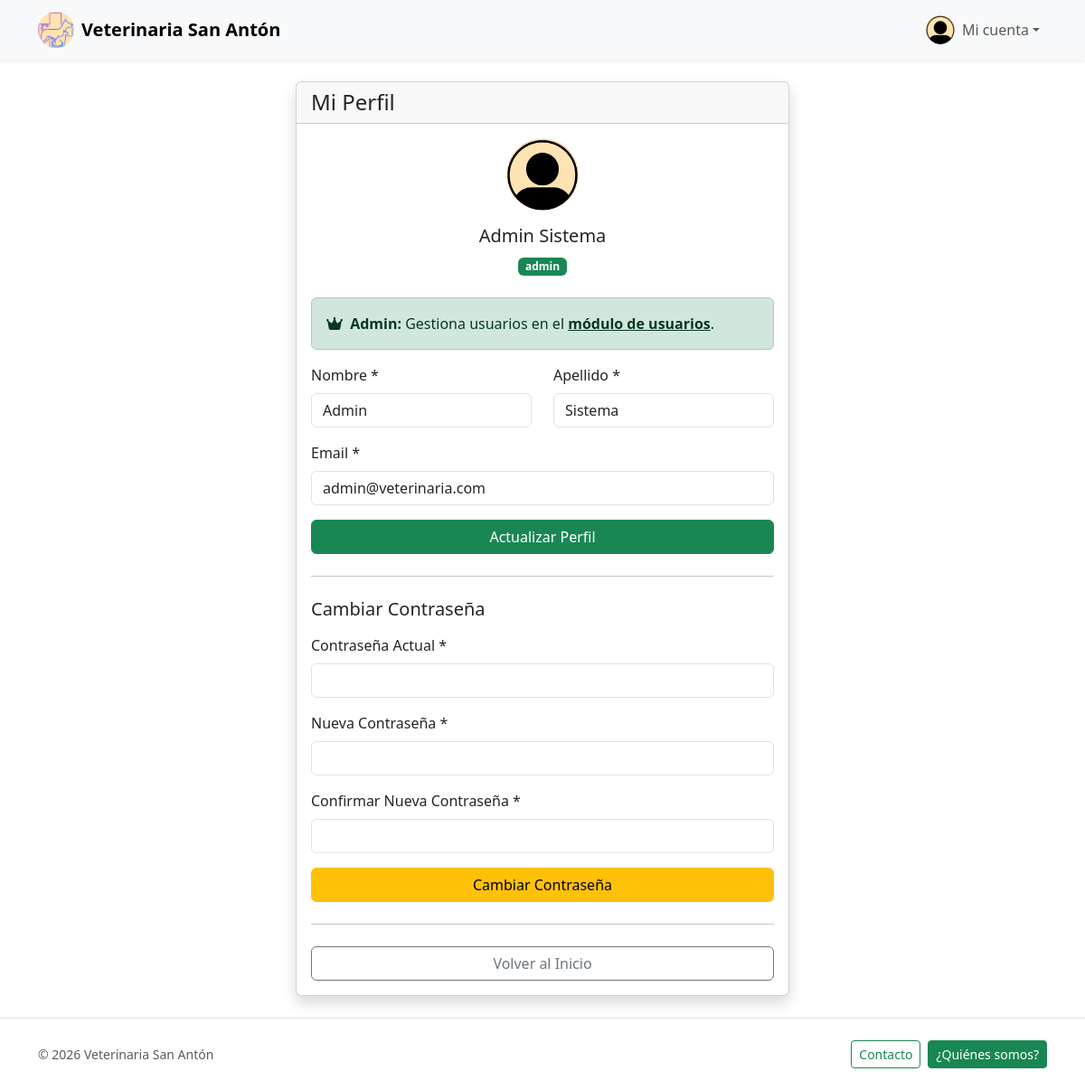
The app's page /perfil/index.php (signed in) with its own data.
### tables this page shows
CREATE TABLE `personal` (
  `id`        INT(11) NOT NULL AUTO_INCREMENT,
  `usuarioId` INT(11) NOT NULL,
  `rolId`     INT(11) NOT NULL,
  `activo`    TINYINT(1) NOT NULL DEFAULT 1,
  PRIMARY KEY (`id`),
  CONSTRAINT `fk_personal_usuario` FOREIGN KEY (`usuarioId`) REFERENCES `usuarios` (`id`) ON DELETE CASCADE,
  CONSTRAINT `fk_personal_rol`     FOREIGN KEY (`rolId`)     REFERENCES `roles`    (`id`) ON DELETE RESTRICT
);

CREATE TABLE `usuarios` (
  `id`                   INT(11)      NOT NULL AUTO_INCREMENT,
  `email`                VARCHAR(200) NOT NULL UNIQUE,
  `nombre`               VARCHAR(100) NOT NULL,
  `apellido`             VARCHAR(100) NOT NULL,
  `clave`                VARCHAR(300) NOT NULL,
  `activo`               TINYINT(1)   NOT NULL DEFAULT 1,
  `token_recuperacion`   TEXT         DEFAULT NULL,
  PRIMARY KEY (`id`)
);

CREATE TABLE `roles` (
  `id`     INT(11)      NOT NULL AUTO_INCREMENT,
  `nombre` VARCHAR(100) NOT NULL,
  PRIMARY KEY (`id`)
);

### src/Modules/Usuarios/UsuarioRepository.php (called while the page is built, shortened)
<?php
class UsuarioRepository
{
    public static function getUsuarioCompletoById($id)
    {
        $db = DB::getConn();
        $stmt = $db->prepare("
            SELECT
                u.id, u.email, u.nombre, u.apellido, u.activo,
                p.id as personal_id, p.rolId as rol_id,
                c.id as cliente_id, c.telefono, c.direccion, c.ciudad,
                r.nombre as rol_nombre,
                CASE
                    WHEN p.id IS NOT NULL THEN 'Personal'
                    WHEN c.id IS NOT NULL THEN 'Cliente'
                    ELSE 'Desconocido'
                END as tipo_usuario
            FROM usuarios u
            LEFT JOIN personal p ON p.usuarioId = u.id
            LEFT JOIN clientes c ON c.usuarioId = u.id
            LEFT JOIN roles r ON p.rolId = r.id
            WHERE u.id = ?
        ");
        $stmt->bind_param("i", $id);
        $stmt->execute();
        $result = $stmt->get_result();
        return $result->fetch_assoc();
    }
}

### src/Modules/Usuarios/UsuarioService.php (called while the page is built, shortened)
<?php
class UsuarioService
{
    public static function getUsuarioCompletoById($id)
    {
        return UsuarioRepository::getUsuarioCompletoById($id);
    }
}

### public/perfil/index.php (the view, shortened to what this page needs)
<?php
include_once __DIR__ . "/../../src/Templates/header.php";
$usuario = UsuarioService::getUsuarioCompletoById($_SESSION['usuarioId']);
$es_cliente = $usuario['cliente_id'] != null;
$es_admin = isset($_SESSION['rol']) && $_SESSION['rol'] === 'admin';
?>
<main class="py-4">
    <div class="container">
        <div class="row justify-content-center">
            <div class="col-12 col-md-8 col-lg-6">
                <div class="card shadow">
                    <div class="card-header">
                        <h1 class="h4 mb-0">Mi Perfil</h1>
                    </div>
                    <div class="card-body text-dark">
                        <div class="text-center mb-4">
                            <img src="<?php echo BASE_URL; ?>public/uploads/Perfil.jpeg" alt="Foto de perfil" width="80" height="80" class="rounded-circle mb-3 object-fit-cover">
                            <h5><?php echo htmlspecialchars($usuario['nombre'] . ' ' . $usuario['apellido']); ?></h5>
                            <?php if ($usuario['rol_nombre']): ?>
                                <span class="badge bg-success"><?php echo htmlspecialchars($usuario['rol_nombre']); ?></span>
                            <?php else: ?>
                                <span class="badge bg-primary">Cliente</span>
                            <?php endif; ?>
                        </div>
                        <?php if ($es_cliente): ?>
                            <div class="alert alert-info">
                                <i class="fas fa-info-circle me-1"></i>
                                <strong>Información:</strong> Como cliente, solo puedes cambiar tu contraseña.
                            </div>
                            <h5 class="mt-4 mb-3">Información Personal</h5>
                            <div class="row mb-3">
                                <div class="col-md-6 mb-2">
                                    <label class="form-label text-muted small">Nombre</label>
                                    <div class="fw-semibold"><?php echo htmlspecialchars($usuario['nombre']); ?></div>
                                </div>
                                <div class="col-md-6 mb-2">
                                    <label class="form-label text-muted small">Apellido</label>
                                    <div class="fw-semibold"><?php echo htmlspecialchars($usuario['apellido']); ?></div>
                                </div>
                            </div>
                            <div class="mb-3">
                                <label class="form-label text-muted small">Email</label>
                                <div class="fw-semibold"><?php echo htmlspecialchars($usuario['email']); ?></div>
                            </div>
                            <?php if ($usuario['telefono']): ?>
                                <div class="mb-3">
                                    <label class="form-label text-muted small">Teléfono</label>
                                    <div class="fw-semibold"><?php echo htmlspecialchars($usuario['telefono']); ?></div>
                                </div>
                            <?php endif; ?>
                            <?php if ($usuario['direccion']): ?>
                                <div class="mb-3">
                                    <label class="form-label text-muted small">Dirección</label>
                                    <div class="fw-semibold"><?php echo htmlspecialchars($usuario['direccion']); ?></div>
                                </div>
                            <?php endif; ?>
                            <hr class="my-4">
                            <h5 class="mb-3">Cambiar Contraseña</h5>
                            <form method="post">
                                <div class="mb-3">
                                    <label class="form-label">Contraseña Actual *</label>
                                    <input type="password" class="form-control" name="clave_actual" required>
                                </div>
                                <div class="mb-3">
                                    <label class="form-label">Nueva Contraseña *</label>
                                    <input type="password" class="form-control" name="nueva_clave" minlength="8" required>
                                </div>
                                <div class="mb-3">
                                    <label class="form-label">Confirmar Nueva Contraseña *</label>
                                    <input type="password" class="form-control" name="confirmar_clave" minlength="8" required>
                                </div>
                                <button type="submit" name="cambiar_contrasena" class="btn btn-success w-100">Cambiar Contraseña</button>
                            </form>
                        <?php else: ?>
                            <?php if ($es_admin): ?>
                                <div class="alert alert-success">
                                    <i class="fas fa-crown me-1"></i>
                                    <strong>Admin:</strong> Gestiona usuarios en el <a href="<?php echo BASE_URL; ?>public/usuarios/index.php" class="alert-link">módulo de usuarios</a>.
                                </div>
                            <?php endif; ?>
                            <form method="post">
                                <div class="row">
                                    <div class="col-md-6 mb-3">
                                        <label class="form-label">Nombre *</label>
                                        <input type="text" class="form-control" name="nombre" value="<?php echo htmlspecialchars($usuario['nombre']); ?>" required>
                                    </div>
                                    <div class="col-md-6 mb-3">
                                        <label class="form-label">Apellido *</label>
                                        <input type="text" class="form-control" name="apellido" value="<?php echo htmlspecialchars($usuario['apellido']); ?>" required>
                                    </div>
                                </div>
                                <div class="mb-3">
                                    <label class="form-label">Email *</label>
                                    <input type="email" class="form-control" name="email" value="<?php echo htmlspecialchars($usuario['email']); ?>" required>
                                </div>
                                <button type="submit" name="actualizar_perfil" class="btn btn-success w-100">Actualizar Perfil</button>
                            </form>
                            <hr class="my-4">
                            <h5 class="mb-3">Cambiar Contraseña</h5>
                            <form method="post">
                                <div class="mb-3">
                                    <label class="form-label">Contraseña Actual *</label>
                                    <input type="password" class="form-control" name="clave_actual" required>
                                </div>
                                <div class="mb-3">
                                    <label class="form-label">Nueva Contraseña *</label>
                                    <input type="password" class="form-control" name="nueva_clave" minlength="8" required>
                                </div>
                                <div class="mb-3">
                                    <label class="form-label">Confirmar Nueva Contraseña *</label>
                                    <input type="password" class="form-control" name="confirmar_clave" minlength="8" required>
                                </div>
                                <button type="submit" name="cambiar_contrasena" class="btn btn-warning w-100">Cambiar Contraseña</button>
                            </form>
                        <?php endif; ?>
                        <hr class="my-4">
                        <div class="d-grid">
                            <a href="../index.php" class="btn btn-outline-secondary">Volver al Inicio</a>
                        </div>
                    </div>
                </div>
            </div>
        </div>
    </div>
</main>
<?php include_once __DIR__ . "/../../src/Templates/footer.php"; ?>

### public/css/style.css (style rules this page uses)
:root { --brand-green: #198754; }
html, body { height: 100%; }
body { display: flex; flex-direction: column; }
.object-fit-cover { object-fit: cover; }

### records on screen
personal: usuarioId.apellido "Admin Sistema", rolId.nombre "admin", nombre "Admin", apellido "Sistema", email "admin@veterinaria.com"
